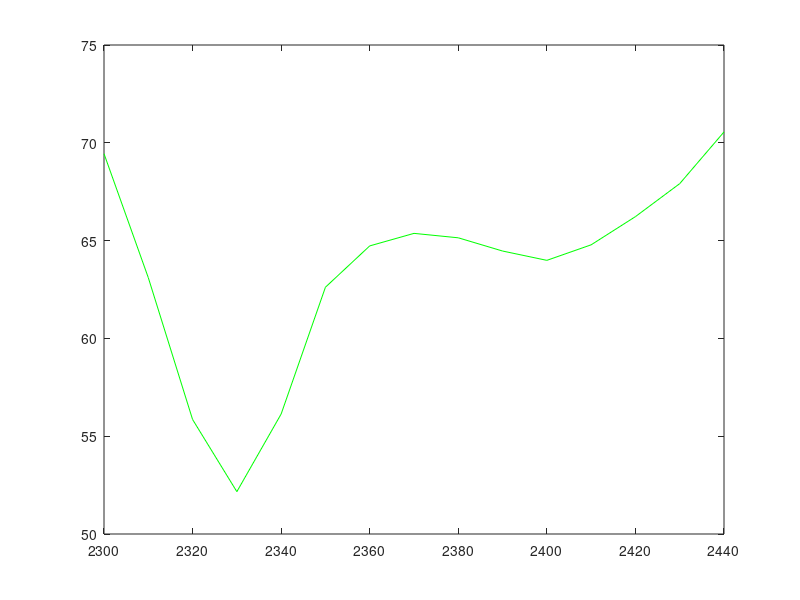

Source code (MATLAB):
L = 5.7*1000; 

T = 273.15 - 21.4; p = 998/1013.25;
T = 273.15 + 30.3; p = 990/1013.25;

am = p * 101325 * 273/(T*101325);  %% gas density in amagats

T0 = 273;
T0 = 296;
x = 2300 + [0:10:140];
B   = [0.111 0.139 0.176 0.197 0.175 0.142 0.132 ...
       0.129 0.130 0.133 0.135 0.131 0.124 0.116 0.104]*1e-5;  
beta =[-247 -150 -160 -181 -195 -205 -211 -210 ...
       -205 -190 -168 -143 -108 -63  +1];;
abscoeff = (p * 273/T)^2 * (0.8387 - 0.0754*T/T0);
abscoeff = (p * 273/T)^1 * (0.8387 - 0.0754*T/T0);
abscoeff = abscoeff .* B .* exp(beta*(1/T0 - 1/T));    %% in am-1 cm-1 

od = abscoeff * (L*100) * am;  %% multiply abscoeff by length(in cm) * den(am)

plot(x,exp(-od)*100,'g')